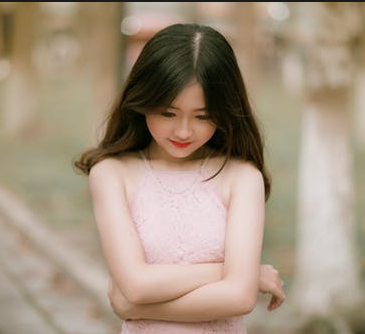
//> input picture images/test.png, 365 x 334 px
$ ./042-图像二值寻找算法__OTSU_   (built with g++ and OpenCV 4)
//> lines starting //> are read from the running program, lines starting //| are printed output that depends on the picture; after the words box and inside, x2 and y2 are one past the last pixel; in counts of white or black regions, pixels touching at a corner belong together
#include <iostream>
#include <opencv2/opencv.hpp>

using namespace std;
using namespace cv;

/*
 * 图像二值寻找算法 – OTSU
 */
int main() {
    Mat src = imread("../images/test.png");
//> src is the input picture: 334 rows x 365 cols, CV_8UC3; mean B, G, R 128.5, 147.9, 165.4
    if (src.empty()) {
        cout << "could not load image.." << endl;
    }
    imshow("input", src);

    // 自动阈值寻找与二值化
    Mat gray, binary;
    cvtColor(src, gray, COLOR_BGR2GRAY);
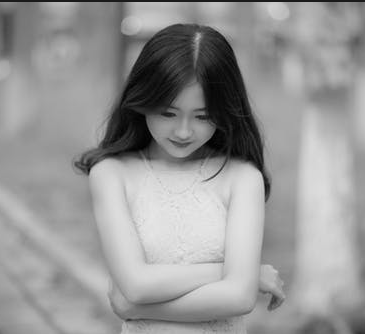
//> gray: 334 rows x 365 cols, CV_8UC1; min 0, max 235, mean 150.9
    double T = threshold(gray, binary, 0, 255, THRESH_BINARY | THRESH_OTSU);
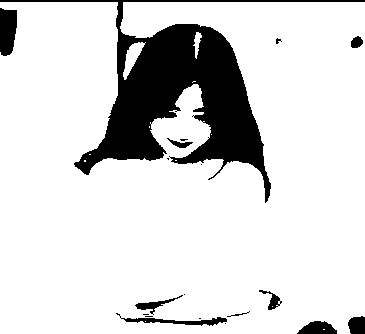
//> binary: 334 rows x 365 cols, CV_8UC1; 84.8% white; 19 black regions (9 under 20 px), largest, box (x1, y1, x2, y2) and area: (0, 0, 365, 203) 16138, (0, 8, 17, 56) 694, (116, 313, 227, 326) 422
//> T = 109
    cout << "threshold : " << T << endl;
//| threshold : 109
    imshow("binary", binary);

    waitKey(0);
    return 0;
}

$ run again, with images/basketball1.png copied over images/test.png
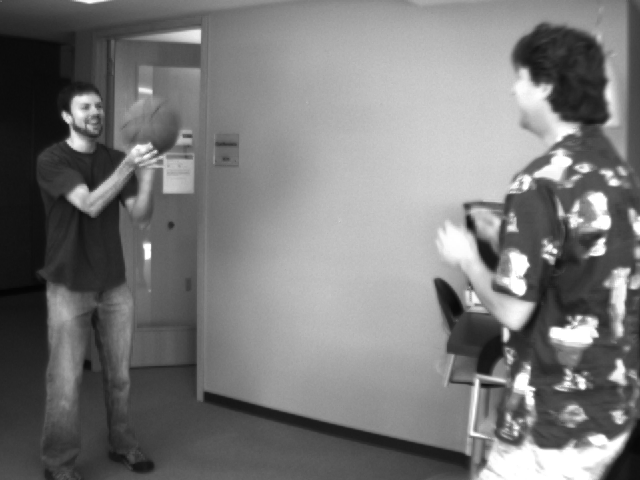
//> input picture images/basketball1.png, 640 x 480 px
//> src is the input picture: 480 rows x 640 cols, CV_8UC3; min 4, max 255, mean 120.3
//> `double T = threshold(gray, binary, 0, 255, THRESH_BINARY | THRESH_OTSU);`:
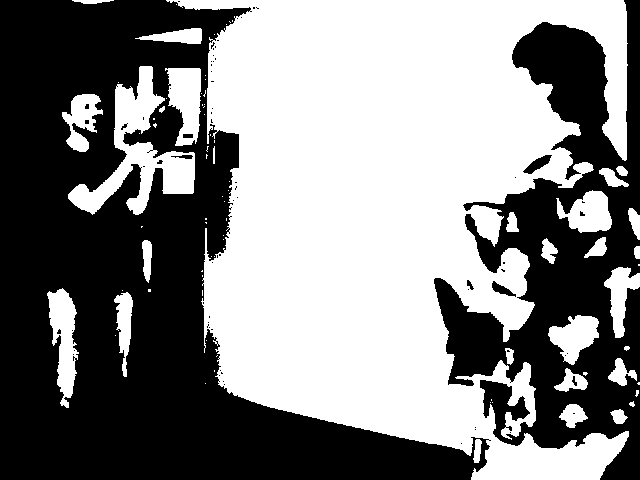
//> binary: 480 rows x 640 cols, CV_8UC1; 51.4% white; 70 black regions (61 under 20 px), largest, box (x1, y1, x2, y2) and area: (0, 0, 491, 480) 105190, (434, 0, 640, 480) 43217, (523, 155, 552, 174) 237
//> T = 118
//| threshold : 118
